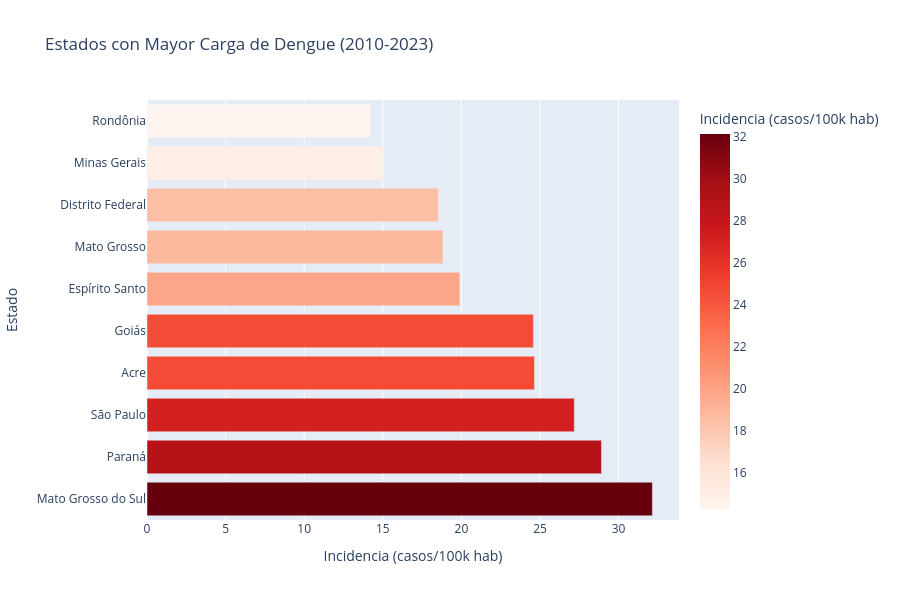

The code cell stored with this chart in its notebook:
### Code cell
# Top 10 estados por carga total
top_estados_incidencia = estado_stats.nlargest(10, 'incidencia_100k_mean')

fig = px.bar(
    top_estados_incidencia,
    x='incidencia_100k_mean',
    y='nombre_estado',
    orientation='h',
    title='Estados con Mayor Incidencia de Dengue (2010-2023)',
    labels={'incidencia_100k_mean': 'Incidencia (casos/100k hab)', 'nombre_estado': 'Estado'},
    color='incidencia_100k_mean',
    color_continuous_scale='Reds'
)

fig.update_layout(height=600, showlegend=False)
fig.show()

### Figure 1 — Plotly figure (JSON) as saved in the notebook; plotly's stock layout.template omitted (floating-point values rounded to 4 significant figures)
{"data": [{"hovertemplate": "Incidencia (casos/100k hab)=%{marker.color}<br>Estado=%{y}<extra></extra>", "legendgroup": "", "marker": {"color": [32.15, 28.91, 27.18, 24.65, 24.58, 19.9, 18.83, 18.53, 14.98, 14.21], "coloraxis": "coloraxis", "pattern": {"shape": ""}}, "name": "", "orientation": "h", "showlegend": false, "textposition": "auto", "type": "bar", "x": [32.15, 28.91, 27.18, 24.65, 24.58, 19.9, 18.83, 18.53, 14.98, 14.21], "xaxis": "x", "y": ["Mato Grosso do Sul", "Paraná", "São Paulo", "Acre", "Goiás", "Espírito Santo", "Mato Grosso", "Distrito Federal", "Minas Gerais", "Rondônia"], "yaxis": "y"}], "layout": {"barmode": "relative", "coloraxis": {"colorbar": {"title": {"text": "Incidencia (casos/100k hab)"}}, "colorscale": [[0, "rgb(255,245,240)"], [0.125, "rgb(254,224,210)"], [0.25, "rgb(252,187,161)"], [0.375, "rgb(252,146,114)"], [0.5, "rgb(251,106,74)"], [0.625, "rgb(239,59,44)"], [0.75, "rgb(203,24,29)"], [0.875, "rgb(165,15,21)"], [1, "rgb(103,0,13)"]]}, "height": 600, "legend": {"tracegroupgap": 0}, "showlegend": false, "title": {"text": "Estados con Mayor Carga de Dengue (2010-2023)"}, "xaxis": {"anchor": "y", "domain": [0, 1], "title": {"text": "Incidencia (casos/100k hab)"}}, "yaxis": {"anchor": "x", "domain": [0, 1], "title": {"text": "Estado"}}}}
